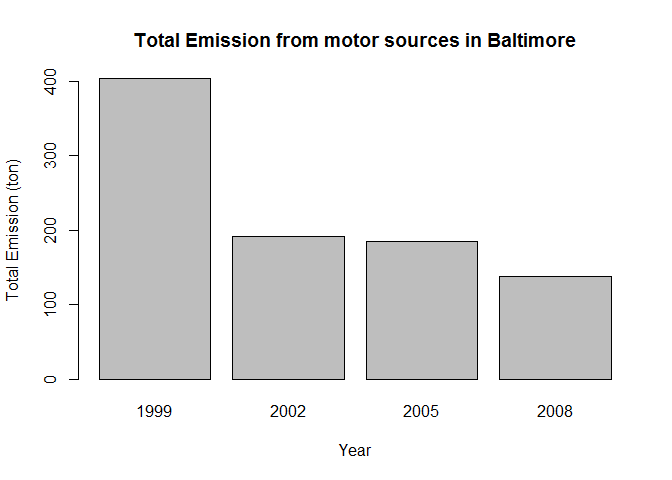

Source code (R):
# subsetting SCC with vehicle values
vehicleMatches  <- grepl("vehicle", SCC$SCC.Level.Two, ignore.case=TRUE)
subsetSCC <- SCC[vehicleMatches, ]

# merging dataframes
NEISCC <- merge(balt, subsetSCC, by="SCC")

# summing emission data per year per type
totalEmissions <- tapply(NEISCC$Emissions, NEISCC$year, sum)

# plotting
barplot(totalEmissions, xlab = "Year", ylab = "Total Emission (ton)", 
        main = "Total Emission from motor sources in Baltimore")
